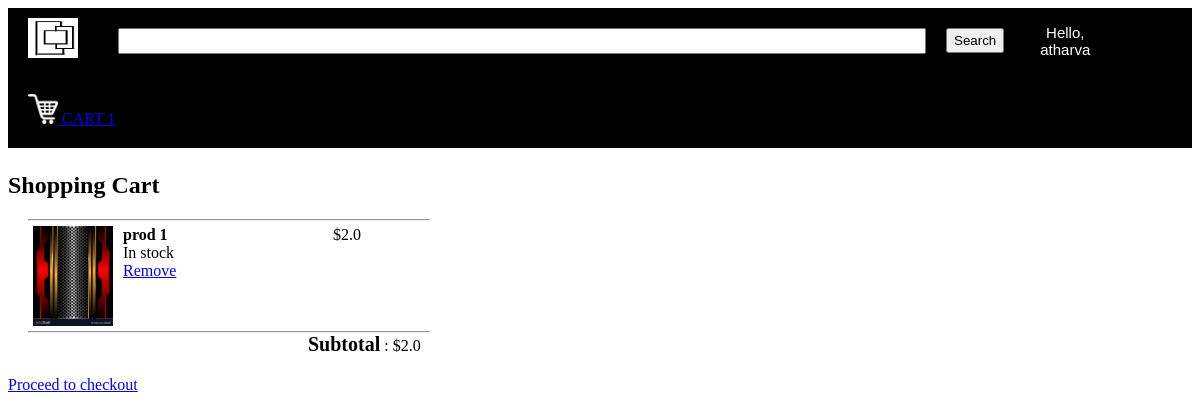
Screenshot of /cart (signed in) with the database file from the repository.
### tables this page shows
CREATE TABLE users 
		(userId INTEGER PRIMARY KEY, 
		password TEXT,
		email TEXT,
		firstName TEXT,
		lastName TEXT,
		address1 TEXT,
		address2 TEXT,
		zipcode TEXT,
		city TEXT,
		state TEXT,
		country TEXT, 
		phone TEXT
		);

CREATE TABLE products
		(productId INTEGER PRIMARY KEY,
		name TEXT,
		price REAL,
		description TEXT,
		image TEXT,
		stock INTEGER,
		categoryId INTEGER,
		FOREIGN KEY(categoryId) REFERENCES categories(categoryId)
		);

### main.py (the view)
@app.route("/cart")
def cart():
    if 'email' not in session:
        return redirect(url_for('loginForm'))
    loggedIn, firstName, noOfItems = getLoginDetails()
    email = session['email']
    with sqlite3.connect('database.db') as conn:
        cur = conn.cursor()
        cur.execute("SELECT userId FROM users WHERE email = ?", (email, ))
        userId = cur.fetchone()[0]
        cur.execute("SELECT products.productId, products.name, products.price, products.image FROM products, kart WHERE products.productId = kart.productId AND kart.userId = ?", (userId, ))
        products = cur.fetchall()
    totalPrice = 0
    for row in products:
        totalPrice += row[2]
    return render_template("cart.html", products = products, totalPrice=totalPrice, loggedIn=loggedIn, firstName=firstName, noOfItems=noOfItems)

### main.py (called while the page is built)
def getLoginDetails():
    with sqlite3.connect('database.db') as conn:
        cur = conn.cursor()
        if 'email' not in session:
            loggedIn = False
            firstName = ''
            noOfItems = 0
        else:
            loggedIn = True
            cur.execute("SELECT userId, firstName FROM users WHERE email = ?", (session['email'], ))
            userId, firstName = cur.fetchone()
            cur.execute("SELECT count(productId) FROM kart WHERE userId = ?", (userId, ))
            noOfItems = cur.fetchone()[0]
    conn.close()
    return (loggedIn, firstName, noOfItems)

### templates/cart.html (shortened to what this page needs)
<!DOCTYPE HTML>
<html>
<head>
<link rel="stylesheet" href={{url_for('static', filename='css/cart.css')}} />
<link rel="stylesheet" href={{url_for('static', filename='css/topStyle.css') }} />
</head>
<body>
<div id="title">
	<a href="/front">
	<img id="logo" src= {{ url_for('static', filename='images/logo.png') }} />
	</a>
	<form>
		<input id="searchBox" type="text" name="searchQuery">
		<input id="searchButton" type="submit" value="Search">
	</form>
	{% if not loggedIn %}
		<div id="signInButton">
			<a class="link" href="/loginForm">Sign In</a>
		</div>
	{% else %}
	<div class="dropdown">
		<button class="dropbtn">Hello, <br>{{firstName}}</button>
	</div>
	{% endif %}
	<div id="kart">
		<a class="link" href="/cart">
		<img src={{url_for('static', filename='images/shoppingCart.png')}} id="cartIcon" />
		CART {{noOfItems}}
		</a>
	</div>
</div>
<div id="cartItems">
	<h2>Shopping Cart</h2>
	<div id="tableItems">
		{% for row in products %}
		<div>
			<hr id="seperator">
			<div id="itemImage">
				<img src={{url_for('static', filename='uploads/'+row[3])}} id="image"/>
			</div>
			<div id="itemName">
				<span id="itemNameTag">{{row[1]}}</span><br>
				In stock<br>
				<a href="/removeFromCart?productId={{row[0]}}">Remove</a>
			</div>
			<div id="itemPrice">
				${{row[2]}}
			</div>
		</div>
		{% endfor %}
		<hr id="seperator">
		<div id="total">
			<span id="subtotal">Subtotal</span> : ${{totalPrice}}
		</div>
	</div>
</div>
<a href="/checkout">Proceed to checkout</a>
</body>
</html>

### static/css/cart.css (style rules this page uses)
#tableItems { margin-left: 20px; margin-right: 20px; margin-top: 20px; margin-bottom: 20px; }
#itemImage { margin-left: 5px; margin-right: 5px; margin-top: 5px; margin-bottom: 5px; height: 100px; float: left; }
#itemName { margin-left: 5px; margin-right: 5px; margin-top: 5px; margin-bottom: 5px; height: 100px; width: 200px; float: left; }
#itemPrice { margin-left: 5px; margin-right: 5px; margin-top: 5px; margin-bottom: 5px; height: 100px; display: inline-block; }
#image { height: 100px; width: 80px; }
#seperator { margin: 0px; max-width: 400px; }
#total { padding-left: 280px; }
#itemNameTag { font-weight: bold; }
#subtotal { font-weight: bold; font-size: 20px; }

### static/css/topStyle.css (style rules this page uses)
#logo { height: 40px; width: 50px; margin-left: 20px; margin-top: 10px; margin-bottom: 10px; margin-right: 20px; float: left; }
#title { background-color: black; display: inline-block; width: 100%; }
#searchBox { height: 20px; width: 800px; margin-left: 20px; margin-top: 20px; margin-bottom: 20px; margin-right: 20px; float: left; font-size: 1.5em; }
#searchButton { height: 25px; margin-top: 20px; margin-bottom: 20px; margin-right: 20px; float: left; }
.dropbtn { background-color: black; color: white; padding: 16px; font-size: 15px; border: none; cursor: pointer; }
.dropdown { position: relative; float: left; }
#kart { color: white; margin-top: 20px; margin-bottom: 20px; margin-left: 20px; margin-right: 20px; float: left; }
#cartIcon { height: 30px; width: 30px; }

### rows the page displays
users: firstName "atharva"
products: image (picture), name "prod 1", price "2.0"

### other values shown
{{ noOfItems }} "1"
{{ totalPrice }} "2.0"
